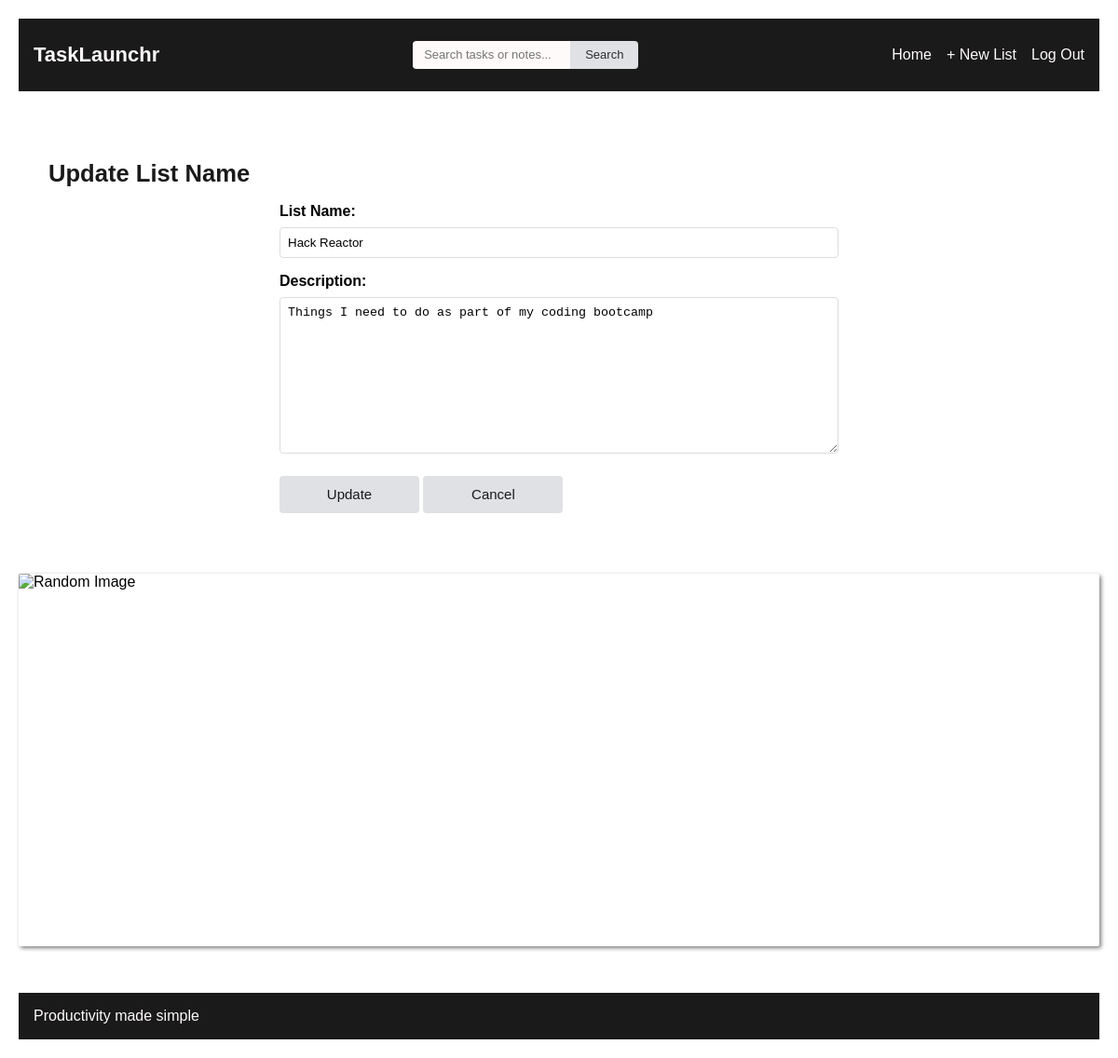
/todos/7/edit/ (signed in), run on the app's committed database.
### todos/models.py (models this page shows, shortened)
class TodoList(models.Model):
    name = models.CharField(max_length=255)
    description = models.TextField(blank=True, null=True)
    created_on = models.DateTimeField(auto_now_add=True)
    user = models.ForeignKey(
        User,
        related_name="todoslists",
        on_delete=models.CASCADE,
    )

### todos/views.py (the view)
# urls.py: path("<int:id>/edit/", edit_list, name="todo_list_update"),
@login_required
def edit_list(request: HttpRequest, id: int) -> HttpResponse:
    todolist = get_object_or_404(TodoList, id=id, user=request.user)
    if request.method == "POST":
        form = TodoListForm(request.POST, instance=todolist)
        if form.is_valid():
            form.save()
            return redirect("todo_list_detail", id=id)
    else:
        form = TodoListForm(instance=todolist)
    return render(
        request,
        "todos/edit.html",
        {
            "form": form,
            "todolist": todolist,
        },
    )

### todos/forms.py
class TodoListForm(ModelForm):
    class Meta:
        model = TodoList
        fields = [
            "name",
            "description",
        ]
        labels = {
            "name": "List Name",
            "description": "Description",
        }
        help_texts = {
            "name": "Enter a name for your to-do list.",
            "description": "Provide a brief description of this to-do list (optional).",
        }

### todos/templates/todos/edit.html (shortened to what this page needs)
{% extends "base.html" %}
{% block content %}
    <main class="form-page">
        <div>
            <h1>Update List Name</h1>
            <form method="post" class="form-container">
                {% for field in form %}
                    <div class="form-field">
                        {{ field.label_tag }}
                        {{ field }}
                    </div>
                {% endfor %}
                <div class="button-container">
                    <button type="submit" class="button create form-button">Update</button>
                    <a href="{% url 'todo_list_detail' todolist.id %}"
                       class="button cancel form-button">Cancel</a>
                </div>
            </form>
        </div>
    </main>
{% endblock content %}

### todos/static/css/todos.css (style rules this page uses)
body { font-family: Helvetica, sans-serif; padding: 1%; }
main { padding: 16px; }
h1 { color: #1a1a1a; font-size: 1.6em; }
button { font-family: Helvetica, sans-serif; margin: 8px 0; padding: 8px 16px; background: #dfe1e5; font-size: 15px; border: none; border-radius: 4px; cursor: pointer; transition: background-color 0.3s ease, color 0.3s ease; }
.button { font-family: Helvetica, sans-serif; padding: 8px 16px; background: #dfe1e5; font-size: 15px; border: none; border-radius: 4px; cursor: pointer; text-decoration: none; display: inline-block; color: #1a1a1a; transition: background-color 0.3s ease, color 0.3s ease; width: 150px; text-align: center; }
.button.cancel { background-color: #dfe1e5; }
.button.create { background-color: #dfe1e5; }
.form-page .form-button { height: 40px; line-height: 40px; padding: 0; }
.form-container { display: flex; flex-direction: column; align-items: flex-start; width: 100%; max-width: 600px; margin: 0 auto; }
.form-field { margin-bottom: 16px; width: 100%; }
.form-field label { display: block; font-weight: bold; margin-bottom: 8px; }
.form-field input, .form-field textarea, .form-field select { display: block; width: 100%; max-width: 100%; padding: 8px; border: 1px solid #ddd; border-radius: 4px; box-sizing: border-box; margin-left: 0; }

### data on the page
TodoList: form "Hack Reactor" "Things I need to do as part of my coding bootcamp"

### other printed values
{{ field.label_tag }} "List Name:" "Description:"
